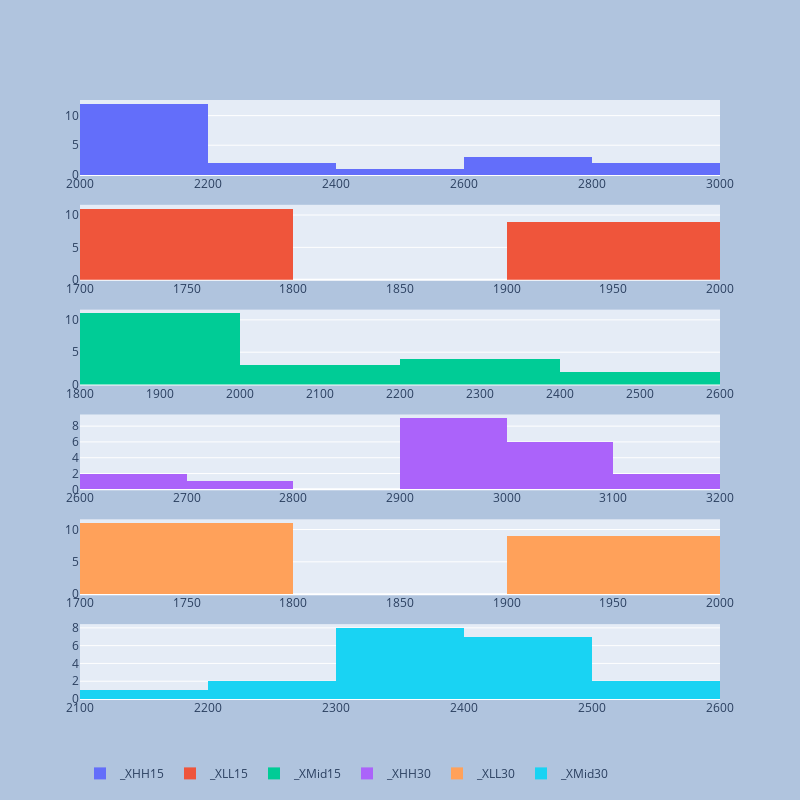

Notebook code cell kept with this figure:
### Code cell
colsToDist_1=[  x for  x  in list_cols if x.startswith('_X') ]
print(colsToDist_1)
fig=plot_mutiple_histrogram(df,colsToDist_1,len(colsToDist_1))
pio.write_image(fig, f"{report_path}\\{symbol}_PriceDist.png")
fig

### Figure 1 — Plotly figure (JSON) as saved in the notebook; plotly's stock layout.template omitted (floating-point values rounded to 4 significant figures)
{"data": [{"name": "_XHH15", "type": "histogram", "x": [2940.0, 2940.0, 2747.0, 2692.0, 2635.0, 2519.0, 2342.0, 2342.0, 2143.0, 2143.0, 2143.0, 2143.0, 2143.0, 2089.0, 2089.0, 2041.0, 2041.0, 2041.0, 2041.0, 2041.0], "xaxis": "x", "yaxis": "y"}, {"name": "_XLL15", "type": "histogram", "x": [1953.0, 1912.0, 1912.0, 1912.0, 1912.0, 1912.0, 1912.0, 1912.0, 1912.0, 1791, 1725.0, 1725.0, 1725.0, 1725.0, 1725.0, 1725.0, 1725.0, 1725.0, 1725.0, 1725.0], "xaxis": "x2", "yaxis": "y2"}, {"name": "_XMid15", "type": "histogram", "x": [2447.0, 2426, 2329.0, 2302.0, 2273.0, 2215.0, 2127.0, 2127.0, 2027.0, 1967.0, 1934.0, 1934.0, 1934.0, 1907.0, 1907.0, 1883.0, 1883.0, 1883.0, 1883.0, 1883.0], "xaxis": "x3", "yaxis": "y3"}, {"name": "_XHH30", "type": "histogram", "x": [3103.0, 3103.0, 3078.0, 3006.0, 3006.0, 3006.0, 3006.0, 3006.0, 2940.0, 2940.0, 2940.0, 2940.0, 2940.0, 2940.0, 2940.0, 2940.0, 2940.0, 2747.0, 2692.0, 2635.0], "xaxis": "x4", "yaxis": "y4"}, {"name": "_XLL30", "type": "histogram", "x": [1953.0, 1912.0, 1912.0, 1912.0, 1912.0, 1912.0, 1912.0, 1912.0, 1912.0, 1791, 1725.0, 1725.0, 1725.0, 1725.0, 1725.0, 1725.0, 1725.0, 1725.0, 1725.0, 1725.0], "xaxis": "x5", "yaxis": "y5"}, {"name": "_XMid30", "type": "histogram", "x": [2528.0, 2507.0, 2495.0, 2459.0, 2459.0, 2459.0, 2459.0, 2459.0, 2426, 2366.0, 2333.0, 2333.0, 2333.0, 2333.0, 2333.0, 2333.0, 2333.0, 2236, 2208.0, 2180.0], "xaxis": "x6", "yaxis": "y6"}], "layout": {"autosize": true, "height": 800, "legend": {"orientation": "h"}, "paper_bgcolor": "LightSteelBlue", "width": 800, "xaxis": {"anchor": "y", "autorange": true, "domain": [0, 1], "range": [2000, 3000], "type": "linear"}, "xaxis2": {"anchor": "y2", "autorange": true, "domain": [0, 1], "range": [1700, 2000], "type": "linear"}, "xaxis3": {"anchor": "y3", "autorange": true, "domain": [0, 1], "range": [1800, 2600], "type": "linear"}, "xaxis4": {"anchor": "y4", "autorange": true, "domain": [0, 1], "range": [2600, 3200], "type": "linear"}, "xaxis5": {"anchor": "y5", "autorange": true, "domain": [0, 1], "range": [1700, 2000], "type": "linear"}, "xaxis6": {"anchor": "y6", "autorange": true, "domain": [0, 1], "range": [2100, 2600], "type": "linear"}, "yaxis": {"anchor": "x", "autorange": true, "domain": [0.875, 1], "range": [0, 12.63]}, "yaxis2": {"anchor": "x2", "autorange": true, "domain": [0.7, 0.825], "range": [0, 11.58]}, "yaxis3": {"anchor": "x3", "autorange": true, "domain": [0.525, 0.65], "range": [0, 11.58]}, "yaxis4": {"anchor": "x4", "autorange": true, "domain": [0.35, 0.475], "range": [0, 9.474]}, "yaxis5": {"anchor": "x5", "autorange": true, "domain": [0.175, 0.3], "range": [0, 11.58]}, "yaxis6": {"anchor": "x6", "autorange": true, "domain": [0, 0.125], "range": [0, 8.421]}}}
